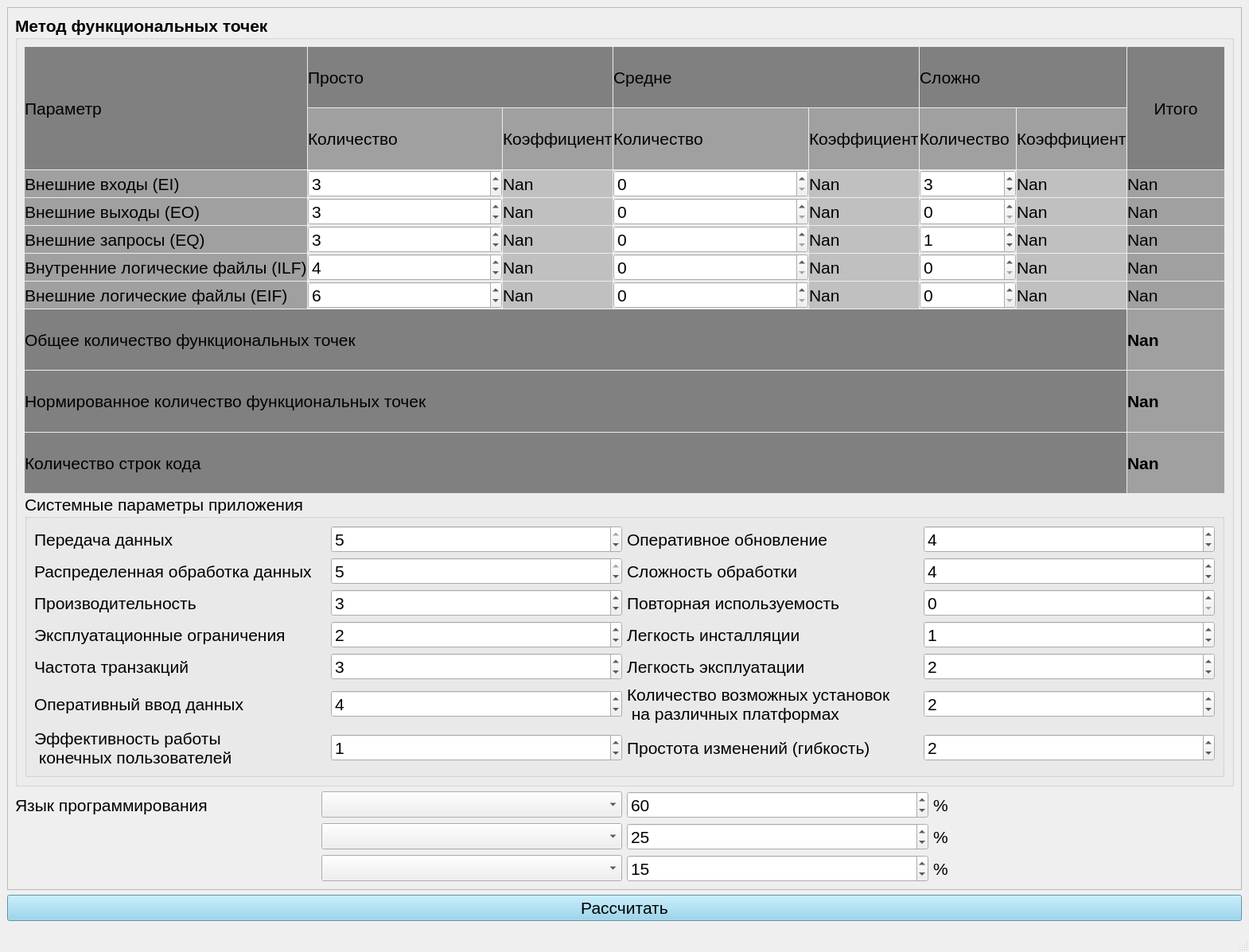
<?xml version="1.0" encoding="UTF-8"?>
<ui version="4.0">
 <class>MainWindow</class>
 <widget class="QMainWindow" name="MainWindow">
  <property name="geometry">
   <rect>
    <x>0</x>
    <y>0</y>
    <width>1570</width>
    <height>1197</height>
   </rect>
  </property>
  <property name="font">
   <font>
    <pointsize>16</pointsize>
   </font>
  </property>
  <property name="windowTitle">
   <string>MainWindow</string>
  </property>
  <widget class="QWidget" name="centralwidget">
   <layout class="QVBoxLayout" name="verticalLayout">
    <item>
     <widget class="QScrollArea" name="scrollArea">
      <property name="widgetResizable">
       <bool>true</bool>
      </property>
      <widget class="QWidget" name="scrollAreaWidgetContents">
       <property name="geometry">
        <rect>
         <x>0</x>
         <y>0</y>
         <width>1546</width>
         <height>1073</height>
        </rect>
       </property>
       <layout class="QVBoxLayout" name="verticalLayout_2">
        <item>
         <widget class="QGroupBox" name="groupBox">
          <property name="font">
           <font>
            <pointsize>16</pointsize>
            <weight>75</weight>
            <bold>true</bold>
           </font>
          </property>
          <property name="title">
           <string>Метод функциональных точек</string>
          </property>
          <layout class="QGridLayout" name="gridLayout_2">
           <property name="spacing">
            <number>1</number>
           </property>
           <item row="6" column="9">
            <widget class="QLabel" name="total_eo_label">
             <property name="font">
              <font>
               <pointsize>16</pointsize>
               <weight>50</weight>
               <bold>false</bold>
              </font>
             </property>
             <property name="styleSheet">
              <string notr="true">QLabel { background-color: #a0a0a0 }</string>
             </property>
             <property name="text">
              <string>Nan</string>
             </property>
            </widget>
           </item>
           <item row="2" column="8">
            <widget class="QLabel" name="label_10">
             <property name="font">
              <font>
               <pointsize>16</pointsize>
               <weight>50</weight>
               <bold>false</bold>
              </font>
             </property>
             <property name="styleSheet">
              <string notr="true">QLabel { background-color: #a0a0a0 }</string>
             </property>
             <property name="text">
              <string>Коэффициент</string>
             </property>
            </widget>
           </item>
           <item row="12" column="9">
            <widget class="QLabel" name="total_eq_label">
             <property name="font">
              <font>
               <pointsize>16</pointsize>
               <weight>50</weight>
               <bold>false</bold>
              </font>
             </property>
             <property name="styleSheet">
              <string notr="true">QLabel { background-color: #a0a0a0 }</string>
             </property>
             <property name="text">
              <string>Nan</string>
             </property>
            </widget>
           </item>
           <item row="2" column="6">
            <widget class="QLabel" name="label_6">
             <property name="font">
              <font>
               <pointsize>16</pointsize>
               <weight>50</weight>
               <bold>false</bold>
              </font>
             </property>
             <property name="styleSheet">
              <string notr="true">QLabel { background-color: #a0a0a0 }</string>
             </property>
             <property name="text">
              <string>Коэффициент</string>
             </property>
            </widget>
           </item>
           <item row="12" column="8">
            <widget class="QLabel" name="hard_eq_label">
             <property name="font">
              <font>
               <pointsize>16</pointsize>
               <weight>50</weight>
               <bold>false</bold>
              </font>
             </property>
             <property name="styleSheet">
              <string notr="true">QLabel { background-color: #c0c0c0 }</string>
             </property>
             <property name="text">
              <string>Nan</string>
             </property>
            </widget>
           </item>
           <item row="1" column="1" colspan="3">
            <widget class="QLabel" name="label_2">
             <property name="font">
              <font>
               <pointsize>16</pointsize>
               <weight>50</weight>
               <bold>false</bold>
              </font>
             </property>
             <property name="styleSheet">
              <string notr="true">QLabel { background-color: #808080 }</string>
             </property>
             <property name="text">
              <string>Просто</string>
             </property>
            </widget>
           </item>
           <item row="2" column="7">
            <widget class="QLabel" name="label_7">
             <property name="font">
              <font>
               <pointsize>16</pointsize>
               <weight>50</weight>
               <bold>false</bold>
              </font>
             </property>
             <property name="styleSheet">
              <string notr="true">QLabel { background-color: #a0a0a0 }</string>
             </property>
             <property name="text">
              <string>Количество</string>
             </property>
            </widget>
           </item>
           <item row="12" column="6">
            <widget class="QLabel" name="med_eq_label">
             <property name="font">
              <font>
               <pointsize>16</pointsize>
               <weight>50</weight>
               <bold>false</bold>
              </font>
             </property>
             <property name="styleSheet">
              <string notr="true">QLabel { background-color: #c0c0c0 }</string>
             </property>
             <property name="text">
              <string>Nan</string>
             </property>
            </widget>
           </item>
           <item row="13" column="7">
            <widget class="QSpinBox" name="hard_ilf_spinBox">
             <property name="font">
              <font>
               <pointsize>16</pointsize>
               <weight>50</weight>
               <bold>false</bold>
              </font>
             </property>
            </widget>
           </item>
           <item row="2" column="4" colspan="2">
            <widget class="QLabel" name="label_9">
             <property name="font">
              <font>
               <pointsize>16</pointsize>
               <weight>50</weight>
               <bold>false</bold>
              </font>
             </property>
             <property name="styleSheet">
              <string notr="true">QLabel { background-color: #a0a0a0 }</string>
             </property>
             <property name="text">
              <string>Количество</string>
             </property>
            </widget>
           </item>
           <item row="1" column="4" colspan="3">
            <widget class="QLabel" name="label_3">
             <property name="font">
              <font>
               <pointsize>16</pointsize>
               <weight>50</weight>
               <bold>false</bold>
              </font>
             </property>
             <property name="styleSheet">
              <string notr="true">QLabel { background-color: #808080 }</string>
             </property>
             <property name="text">
              <string>Средне</string>
             </property>
            </widget>
           </item>
           <item row="13" column="3">
            <widget class="QLabel" name="simple_ilf_label">
             <property name="font">
              <font>
               <pointsize>16</pointsize>
               <weight>50</weight>
               <bold>false</bold>
              </font>
             </property>
             <property name="styleSheet">
              <string notr="true">QLabel { background-color: #c0c0c0 }</string>
             </property>
             <property name="text">
              <string>Nan</string>
             </property>
            </widget>
           </item>
           <item row="6" column="1" colspan="2">
            <widget class="QSpinBox" name="simple_eo_spinBox">
             <property name="font">
              <font>
               <pointsize>16</pointsize>
               <weight>50</weight>
               <bold>false</bold>
              </font>
             </property>
             <property name="value">
              <number>3</number>
             </property>
            </widget>
           </item>
           <item row="4" column="6">
            <widget class="QLabel" name="med_ei_label">
             <property name="font">
              <font>
               <pointsize>16</pointsize>
               <weight>50</weight>
               <bold>false</bold>
              </font>
             </property>
             <property name="styleSheet">
              <string notr="true">QLabel { background-color: #c0c0c0 }</string>
             </property>
             <property name="text">
              <string>Nan</string>
             </property>
            </widget>
           </item>
           <item row="14" column="6">
            <widget class="QLabel" name="med_eif_label">
             <property name="font">
              <font>
               <pointsize>16</pointsize>
               <weight>50</weight>
               <bold>false</bold>
              </font>
             </property>
             <property name="styleSheet">
              <string notr="true">QLabel { background-color: #c0c0c0 }</string>
             </property>
             <property name="text">
              <string>Nan</string>
             </property>
            </widget>
           </item>
           <item row="4" column="0">
            <widget class="QLabel" name="label_11">
             <property name="font">
              <font>
               <pointsize>16</pointsize>
               <weight>50</weight>
               <bold>false</bold>
              </font>
             </property>
             <property name="styleSheet">
              <string notr="true">QLabel { background-color: #a0a0a0 }</string>
             </property>
             <property name="text">
              <string>Внешние входы (EI)</string>
             </property>
            </widget>
           </item>
           <item row="14" column="7">
            <widget class="QSpinBox" name="hard_eif_spinBox">
             <property name="font">
              <font>
               <pointsize>16</pointsize>
               <weight>50</weight>
               <bold>false</bold>
              </font>
             </property>
            </widget>
           </item>
           <item row="14" column="1" colspan="2">
            <widget class="QSpinBox" name="simple_eif_spinBox">
             <property name="font">
              <font>
               <pointsize>16</pointsize>
               <weight>50</weight>
               <bold>false</bold>
              </font>
             </property>
             <property name="value">
              <number>6</number>
             </property>
            </widget>
           </item>
           <item row="14" column="8">
            <widget class="QLabel" name="hard_eif_label">
             <property name="font">
              <font>
               <pointsize>16</pointsize>
               <weight>50</weight>
               <bold>false</bold>
              </font>
             </property>
             <property name="styleSheet">
              <string notr="true">QLabel { background-color: #c0c0c0 }</string>
             </property>
             <property name="text">
              <string>Nan</string>
             </property>
            </widget>
           </item>
           <item row="4" column="1" colspan="2">
            <widget class="QSpinBox" name="simple_ei_spinBox">
             <property name="font">
              <font>
               <pointsize>16</pointsize>
               <weight>50</weight>
               <bold>false</bold>
              </font>
             </property>
             <property name="styleSheet">
              <string notr="true"/>
             </property>
             <property name="maximum">
              <number>99</number>
             </property>
             <property name="value">
              <number>3</number>
             </property>
            </widget>
           </item>
           <item row="13" column="0">
            <widget class="QLabel" name="label_14">
             <property name="font">
              <font>
               <pointsize>16</pointsize>
               <weight>50</weight>
               <bold>false</bold>
              </font>
             </property>
             <property name="styleSheet">
              <string notr="true">QLabel { background-color: #a0a0a0 }</string>
             </property>
             <property name="text">
              <string>Внутренние логические файлы (ILF)</string>
             </property>
            </widget>
           </item>
           <item row="13" column="4" colspan="2">
            <widget class="QSpinBox" name="med_ilf_spinBox">
             <property name="font">
              <font>
               <pointsize>16</pointsize>
               <weight>50</weight>
               <bold>false</bold>
              </font>
             </property>
            </widget>
           </item>
           <item row="15" column="9">
            <widget class="QLabel" name="total_label">
             <property name="styleSheet">
              <string notr="true">QLabel { background-color: #a0a0a0 }</string>
             </property>
             <property name="text">
              <string>Nan</string>
             </property>
            </widget>
           </item>
           <item row="13" column="8">
            <widget class="QLabel" name="hard_ilf_label">
             <property name="font">
              <font>
               <pointsize>16</pointsize>
               <weight>50</weight>
               <bold>false</bold>
              </font>
             </property>
             <property name="styleSheet">
              <string notr="true">QLabel { background-color: #c0c0c0 }</string>
             </property>
             <property name="text">
              <string>Nan</string>
             </property>
            </widget>
           </item>
           <item row="1" column="9" rowspan="2">
            <widget class="QLabel" name="label_45">
             <property name="font">
              <font>
               <pointsize>16</pointsize>
               <weight>50</weight>
               <bold>false</bold>
              </font>
             </property>
             <property name="styleSheet">
              <string notr="true">QLabel { background-color: #808080 }</string>
             </property>
             <property name="text">
              <string>Итого</string>
             </property>
             <property name="alignment">
              <set>Qt::AlignCenter</set>
             </property>
            </widget>
           </item>
           <item row="14" column="9">
            <widget class="QLabel" name="total_eif_label">
             <property name="font">
              <font>
               <pointsize>16</pointsize>
               <weight>50</weight>
               <bold>false</bold>
              </font>
             </property>
             <property name="styleSheet">
              <string notr="true">QLabel { background-color: #a0a0a0 }</string>
             </property>
             <property name="text">
              <string>Nan</string>
             </property>
            </widget>
           </item>
           <item row="12" column="7">
            <widget class="QSpinBox" name="hard_eq_spinBox">
             <property name="font">
              <font>
               <pointsize>16</pointsize>
               <weight>50</weight>
               <bold>false</bold>
              </font>
             </property>
             <property name="value">
              <number>1</number>
             </property>
            </widget>
           </item>
           <item row="2" column="1" colspan="2">
            <widget class="QLabel" name="label_5">
             <property name="font">
              <font>
               <pointsize>16</pointsize>
               <weight>50</weight>
               <bold>false</bold>
              </font>
             </property>
             <property name="styleSheet">
              <string notr="true">QLabel { background-color: #a0a0a0 }</string>
             </property>
             <property name="text">
              <string>Количество</string>
             </property>
            </widget>
           </item>
           <item row="1" column="7" colspan="2">
            <widget class="QLabel" name="label_4">
             <property name="font">
              <font>
               <pointsize>16</pointsize>
               <weight>50</weight>
               <bold>false</bold>
              </font>
             </property>
             <property name="styleSheet">
              <string notr="true">QLabel { background-color: #808080 }</string>
             </property>
             <property name="text">
              <string>Сложно</string>
             </property>
            </widget>
           </item>
           <item row="12" column="0">
            <widget class="QLabel" name="label_13">
             <property name="font">
              <font>
               <pointsize>16</pointsize>
               <weight>50</weight>
               <bold>false</bold>
              </font>
             </property>
             <property name="styleSheet">
              <string notr="true">QLabel { background-color: #a0a0a0 }</string>
             </property>
             <property name="text">
              <string>Внешние запросы (EQ)</string>
             </property>
            </widget>
           </item>
           <item row="14" column="0">
            <widget class="QLabel" name="label_15">
             <property name="font">
              <font>
               <pointsize>16</pointsize>
               <weight>50</weight>
               <bold>false</bold>
              </font>
             </property>
             <property name="styleSheet">
              <string notr="true">QLabel { background-color: #a0a0a0 }</string>
             </property>
             <property name="text">
              <string>Внешние логические файлы (EIF)</string>
             </property>
            </widget>
           </item>
           <item row="12" column="3">
            <widget class="QLabel" name="simple_eq_label">
             <property name="font">
              <font>
               <pointsize>16</pointsize>
               <weight>50</weight>
               <bold>false</bold>
              </font>
             </property>
             <property name="styleSheet">
              <string notr="true">QLabel { background-color: #c0c0c0 }</string>
             </property>
             <property name="text">
              <string>Nan</string>
             </property>
            </widget>
           </item>
           <item row="14" column="3">
            <widget class="QLabel" name="simple_eif_label">
             <property name="font">
              <font>
               <pointsize>16</pointsize>
               <weight>50</weight>
               <bold>false</bold>
              </font>
             </property>
             <property name="styleSheet">
              <string notr="true">QLabel { background-color: #c0c0c0 }</string>
             </property>
             <property name="text">
              <string>Nan</string>
             </property>
            </widget>
           </item>
           <item row="6" column="8">
            <widget class="QLabel" name="hard_eo_label">
             <property name="font">
              <font>
               <pointsize>16</pointsize>
               <weight>50</weight>
               <bold>false</bold>
              </font>
             </property>
             <property name="styleSheet">
              <string notr="true">QLabel { background-color: #c0c0c0 }</string>
             </property>
             <property name="text">
              <string>Nan</string>
             </property>
            </widget>
           </item>
           <item row="13" column="9">
            <widget class="QLabel" name="total_ilf_label">
             <property name="font">
              <font>
               <pointsize>16</pointsize>
               <weight>50</weight>
               <bold>false</bold>
              </font>
             </property>
             <property name="styleSheet">
              <string notr="true">QLabel { background-color: #a0a0a0 }</string>
             </property>
             <property name="text">
              <string>Nan</string>
             </property>
            </widget>
           </item>
           <item row="12" column="1" colspan="2">
            <widget class="QSpinBox" name="simple_eq_spinBox">
             <property name="font">
              <font>
               <pointsize>16</pointsize>
               <weight>50</weight>
               <bold>false</bold>
              </font>
             </property>
             <property name="value">
              <number>3</number>
             </property>
            </widget>
           </item>
           <item row="4" column="9">
            <widget class="QLabel" name="total_ei_label">
             <property name="font">
              <font>
               <pointsize>16</pointsize>
               <weight>50</weight>
               <bold>false</bold>
              </font>
             </property>
             <property name="styleSheet">
              <string notr="true">QLabel { background-color: #a0a0a0 }</string>
             </property>
             <property name="text">
              <string>Nan</string>
             </property>
            </widget>
           </item>
           <item row="6" column="6">
            <widget class="QLabel" name="med_eo_label">
             <property name="font">
              <font>
               <pointsize>16</pointsize>
               <weight>50</weight>
               <bold>false</bold>
              </font>
             </property>
             <property name="styleSheet">
              <string notr="true">QLabel { background-color: #c0c0c0 }</string>
             </property>
             <property name="text">
              <string>Nan</string>
             </property>
            </widget>
           </item>
           <item row="4" column="7">
            <widget class="QSpinBox" name="hard_ei_spinBox">
             <property name="font">
              <font>
               <pointsize>16</pointsize>
               <weight>50</weight>
               <bold>false</bold>
              </font>
             </property>
             <property name="value">
              <number>3</number>
             </property>
            </widget>
           </item>
           <item row="6" column="4" colspan="2">
            <widget class="QSpinBox" name="med_eo_spinBox">
             <property name="font">
              <font>
               <pointsize>16</pointsize>
               <weight>50</weight>
               <bold>false</bold>
              </font>
             </property>
            </widget>
           </item>
           <item row="4" column="8">
            <widget class="QLabel" name="hard_ei_label">
             <property name="font">
              <font>
               <pointsize>16</pointsize>
               <weight>50</weight>
               <bold>false</bold>
              </font>
             </property>
             <property name="styleSheet">
              <string notr="true">QLabel { background-color: #c0c0c0 }</string>
             </property>
             <property name="text">
              <string>Nan</string>
             </property>
            </widget>
           </item>
           <item row="14" column="4" colspan="2">
            <widget class="QSpinBox" name="med_eif_spinBox">
             <property name="font">
              <font>
               <pointsize>16</pointsize>
               <weight>50</weight>
               <bold>false</bold>
              </font>
             </property>
            </widget>
           </item>
           <item row="4" column="3">
            <widget class="QLabel" name="simple_ei_label">
             <property name="font">
              <font>
               <pointsize>16</pointsize>
               <weight>50</weight>
               <bold>false</bold>
              </font>
             </property>
             <property name="styleSheet">
              <string notr="true">QLabel { background-color: #c0c0c0 }</string>
             </property>
             <property name="text">
              <string>Nan</string>
             </property>
            </widget>
           </item>
           <item row="4" column="4" colspan="2">
            <widget class="QSpinBox" name="med_ei_spinBox">
             <property name="font">
              <font>
               <pointsize>16</pointsize>
               <weight>50</weight>
               <bold>false</bold>
              </font>
             </property>
            </widget>
           </item>
           <item row="12" column="4" colspan="2">
            <widget class="QSpinBox" name="med_eq_spinBox">
             <property name="font">
              <font>
               <pointsize>16</pointsize>
               <weight>50</weight>
               <bold>false</bold>
              </font>
             </property>
            </widget>
           </item>
           <item row="1" column="0" rowspan="2">
            <widget class="QLabel" name="label">
             <property name="font">
              <font>
               <pointsize>16</pointsize>
               <weight>50</weight>
               <bold>false</bold>
              </font>
             </property>
             <property name="autoFillBackground">
              <bool>false</bool>
             </property>
             <property name="styleSheet">
              <string notr="true">QLabel { background-color: #808080 }</string>
             </property>
             <property name="text">
              <string>Параметр</string>
             </property>
            </widget>
           </item>
           <item row="6" column="0">
            <widget class="QLabel" name="label_12">
             <property name="font">
              <font>
               <pointsize>16</pointsize>
               <weight>50</weight>
               <bold>false</bold>
              </font>
             </property>
             <property name="styleSheet">
              <string notr="true">QLabel { background-color: #a0a0a0 }</string>
             </property>
             <property name="text">
              <string>Внешние выходы (EO)</string>
             </property>
            </widget>
           </item>
           <item row="2" column="3">
            <widget class="QLabel" name="label_8">
             <property name="font">
              <font>
               <pointsize>16</pointsize>
               <weight>50</weight>
               <bold>false</bold>
              </font>
             </property>
             <property name="styleSheet">
              <string notr="true">QLabel { background-color: #a0a0a0 }</string>
             </property>
             <property name="text">
              <string>Коэффициент</string>
             </property>
            </widget>
           </item>
           <item row="6" column="3">
            <widget class="QLabel" name="simple_eo_label">
             <property name="font">
              <font>
               <pointsize>16</pointsize>
               <weight>50</weight>
               <bold>false</bold>
              </font>
             </property>
             <property name="styleSheet">
              <string notr="true">QLabel { background-color: #c0c0c0 }</string>
             </property>
             <property name="text">
              <string>Nan</string>
             </property>
            </widget>
           </item>
           <item row="6" column="7">
            <widget class="QSpinBox" name="hard_eo_spinBox">
             <property name="font">
              <font>
               <pointsize>16</pointsize>
               <weight>50</weight>
               <bold>false</bold>
              </font>
             </property>
            </widget>
           </item>
           <item row="13" column="1" colspan="2">
            <widget class="QSpinBox" name="simple_ilf_spinBox">
             <property name="font">
              <font>
               <pointsize>16</pointsize>
               <weight>50</weight>
               <bold>false</bold>
              </font>
             </property>
             <property name="value">
              <number>4</number>
             </property>
            </widget>
           </item>
           <item row="13" column="6">
            <widget class="QLabel" name="med_ilf_label">
             <property name="font">
              <font>
               <pointsize>16</pointsize>
               <weight>50</weight>
               <bold>false</bold>
              </font>
             </property>
             <property name="styleSheet">
              <string notr="true">QLabel { background-color: #c0c0c0 }</string>
             </property>
             <property name="text">
              <string>Nan</string>
             </property>
            </widget>
           </item>
           <item row="18" column="0" colspan="10">
            <widget class="QGroupBox" name="groupBox_2">
             <property name="font">
              <font>
               <pointsize>16</pointsize>
               <weight>50</weight>
               <bold>false</bold>
              </font>
             </property>
             <property name="title">
              <string>Системные параметры приложения</string>
             </property>
             <layout class="QGridLayout" name="gridLayout">
              <item row="5" column="2">
               <widget class="QLabel" name="label_43">
                <property name="text">
                 <string>Количество возможных установок 
 на различных платформах</string>
                </property>
               </widget>
              </item>
              <item row="6" column="3">
               <widget class="QSpinBox" name="sys_14_spinBox">
                <property name="maximum">
                 <number>5</number>
                </property>
                <property name="value">
                 <number>2</number>
                </property>
               </widget>
              </item>
              <item row="1" column="1">
               <widget class="QSpinBox" name="sys_2_spinBox">
                <property name="maximum">
                 <number>5</number>
                </property>
                <property name="value">
                 <number>5</number>
                </property>
               </widget>
              </item>
              <item row="3" column="3">
               <widget class="QSpinBox" name="sys_11_spinBox">
                <property name="maximum">
                 <number>5</number>
                </property>
                <property name="value">
                 <number>1</number>
                </property>
               </widget>
              </item>
              <item row="0" column="0">
               <widget class="QLabel" name="label_31">
                <property name="text">
                 <string>Передача данных</string>
                </property>
               </widget>
              </item>
              <item row="2" column="1">
               <widget class="QSpinBox" name="sys_3_spinBox">
                <property name="maximum">
                 <number>5</number>
                </property>
                <property name="value">
                 <number>3</number>
                </property>
               </widget>
              </item>
              <item row="1" column="3">
               <widget class="QSpinBox" name="sys_9_spinBox">
                <property name="maximum">
                 <number>5</number>
                </property>
                <property name="value">
                 <number>4</number>
                </property>
               </widget>
              </item>
              <item row="0" column="1">
               <widget class="QSpinBox" name="sys_1_spinBox">
                <property name="maximum">
                 <number>5</number>
                </property>
                <property name="value">
                 <number>5</number>
                </property>
               </widget>
              </item>
              <item row="3" column="2">
               <widget class="QLabel" name="label_41">
                <property name="text">
                 <string>Легкость инсталляции</string>
                </property>
               </widget>
              </item>
              <item row="6" column="0">
               <widget class="QLabel" name="label_37">
                <property name="text">
                 <string>Эффективность работы 
 конечных пользователей</string>
                </property>
               </widget>
              </item>
              <item row="2" column="0">
               <widget class="QLabel" name="label_33">
                <property name="text">
                 <string>Производительность</string>
                </property>
               </widget>
              </item>
              <item row="4" column="3">
               <widget class="QSpinBox" name="sys_12_spinBox">
                <property name="maximum">
                 <number>5</number>
                </property>
                <property name="value">
                 <number>2</number>
                </property>
               </widget>
              </item>
              <item row="6" column="1">
               <widget class="QSpinBox" name="sys_7_spinBox">
                <property name="maximum">
                 <number>5</number>
                </property>
                <property name="value">
                 <number>1</number>
                </property>
               </widget>
              </item>
              <item row="4" column="1">
               <widget class="QSpinBox" name="sys_5_spinBox">
                <property name="maximum">
                 <number>5</number>
                </property>
                <property name="value">
                 <number>3</number>
                </property>
               </widget>
              </item>
              <item row="3" column="0">
               <widget class="QLabel" name="label_34">
                <property name="text">
                 <string>Эксплуатационные ограничения</string>
                </property>
               </widget>
              </item>
              <item row="5" column="0">
               <widget class="QLabel" name="label_36">
                <property name="text">
                 <string>Оперативный ввод данных</string>
                </property>
               </widget>
              </item>
              <item row="0" column="2">
               <widget class="QLabel" name="label_38">
                <property name="text">
                 <string>Оперативное обновление</string>
                </property>
               </widget>
              </item>
              <item row="0" column="3">
               <widget class="QSpinBox" name="sys_8_spinBox">
                <property name="maximum">
                 <number>5</number>
                </property>
                <property name="value">
                 <number>4</number>
                </property>
               </widget>
              </item>
              <item row="6" column="2">
               <widget class="QLabel" name="label_44">
                <property name="text">
                 <string>Простота изменений (гибкость)</string>
                </property>
               </widget>
              </item>
              <item row="2" column="3">
               <widget class="QSpinBox" name="sys_10_spinBox">
                <property name="maximum">
                 <number>5</number>
                </property>
               </widget>
              </item>
              <item row="5" column="1">
               <widget class="QSpinBox" name="sys_6_spinBox">
                <property name="maximum">
                 <number>5</number>
                </property>
                <property name="value">
                 <number>4</number>
                </property>
               </widget>
              </item>
              <item row="5" column="3">
               <widget class="QSpinBox" name="sys_13_spinBox">
                <property name="maximum">
                 <number>5</number>
                </property>
                <property name="value">
                 <number>2</number>
                </property>
               </widget>
              </item>
              <item row="1" column="2">
               <widget class="QLabel" name="label_39">
                <property name="text">
                 <string>Сложность обработки</string>
                </property>
               </widget>
              </item>
              <item row="4" column="2">
               <widget class="QLabel" name="label_42">
                <property name="text">
                 <string>Легкость эксплуатации</string>
                </property>
               </widget>
              </item>
              <item row="3" column="1">
               <widget class="QSpinBox" name="sys_4_spinBox">
                <property name="maximum">
                 <number>5</number>
                </property>
                <property name="value">
                 <number>2</number>
                </property>
               </widget>
              </item>
              <item row="1" column="0">
               <widget class="QLabel" name="label_32">
                <property name="text">
                 <string>Распределенная обработка данных</string>
                </property>
               </widget>
              </item>
              <item row="4" column="0">
               <widget class="QLabel" name="label_35">
                <property name="text">
                 <string>Частота транзакций</string>
                </property>
               </widget>
              </item>
              <item row="2" column="2">
               <widget class="QLabel" name="label_40">
                <property name="text">
                 <string>Повторная используемость</string>
                </property>
               </widget>
              </item>
             </layout>
            </widget>
           </item>
           <item row="15" column="0" colspan="9">
            <widget class="QLabel" name="label_46">
             <property name="font">
              <font>
               <pointsize>16</pointsize>
               <weight>50</weight>
               <bold>false</bold>
              </font>
             </property>
             <property name="styleSheet">
              <string notr="true">QLabel { background-color: #808080 }</string>
             </property>
             <property name="text">
              <string>Общее количество функциональных точек</string>
             </property>
             <property name="alignment">
              <set>Qt::AlignLeading|Qt::AlignLeft|Qt::AlignVCenter</set>
             </property>
             <property name="margin">
              <number>2</number>
             </property>
            </widget>
           </item>
           <item row="17" column="0" colspan="9">
            <widget class="QLabel" name="label_47">
             <property name="font">
              <font>
               <pointsize>16</pointsize>
               <weight>50</weight>
               <bold>false</bold>
              </font>
             </property>
             <property name="styleSheet">
              <string notr="true">QLabel { background-color: #808080 }</string>
             </property>
             <property name="text">
              <string>Количество строк кода</string>
             </property>
             <property name="alignment">
              <set>Qt::AlignLeading|Qt::AlignLeft|Qt::AlignVCenter</set>
             </property>
             <property name="margin">
              <number>2</number>
             </property>
            </widget>
           </item>
           <item row="16" column="0" colspan="9">
            <widget class="QLabel" name="label_48">
             <property name="font">
              <font>
               <pointsize>16</pointsize>
               <weight>50</weight>
               <bold>false</bold>
              </font>
             </property>
             <property name="styleSheet">
              <string notr="true">QLabel { background-color: #808080 }</string>
             </property>
             <property name="text">
              <string>Нормированное количество функциональных точек</string>
             </property>
             <property name="alignment">
              <set>Qt::AlignLeading|Qt::AlignLeft|Qt::AlignVCenter</set>
             </property>
             <property name="margin">
              <number>2</number>
             </property>
            </widget>
           </item>
           <item row="16" column="9">
            <widget class="QLabel" name="total_label_2">
             <property name="styleSheet">
              <string notr="true">QLabel { background-color: #a0a0a0 }</string>
             </property>
             <property name="text">
              <string>Nan</string>
             </property>
            </widget>
           </item>
           <item row="17" column="9">
            <widget class="QLabel" name="total_label_3">
             <property name="styleSheet">
              <string notr="true">QLabel { background-color: #a0a0a0 }</string>
             </property>
             <property name="text">
              <string>Nan</string>
             </property>
            </widget>
           </item>
          </layout>
         </widget>
        </item>
        <item>
         <layout class="QGridLayout" name="gridLayout_3">
          <item row="0" column="1">
           <widget class="QComboBox" name="first_lang_comboBox"/>
          </item>
          <item row="0" column="0">
           <widget class="QLabel" name="label_16">
            <property name="text">
             <string>Язык программирования</string>
            </property>
           </widget>
          </item>
          <item row="1" column="3">
           <widget class="QLabel" name="label_18">
            <property name="text">
             <string>%</string>
            </property>
           </widget>
          </item>
          <item row="0" column="2">
           <widget class="QSpinBox" name="first_lang_perc_spinBox">
            <property name="maximum">
             <number>100</number>
            </property>
            <property name="value">
             <number>60</number>
            </property>
           </widget>
          </item>
          <item row="0" column="3">
           <widget class="QLabel" name="label_17">
            <property name="text">
             <string>%</string>
            </property>
           </widget>
          </item>
          <item row="2" column="3">
           <widget class="QLabel" name="label_19">
            <property name="text">
             <string>%</string>
            </property>
           </widget>
          </item>
          <item row="1" column="2">
           <widget class="QSpinBox" name="second_lang_perc_spinBox">
            <property name="maximum">
             <number>100</number>
            </property>
            <property name="value">
             <number>25</number>
            </property>
           </widget>
          </item>
          <item row="2" column="2">
           <widget class="QSpinBox" name="third_lang_perc_spinBox">
            <property name="maximum">
             <number>100</number>
            </property>
            <property name="value">
             <number>15</number>
            </property>
           </widget>
          </item>
          <item row="1" column="1">
           <widget class="QComboBox" name="second_lang_comboBox"/>
          </item>
          <item row="2" column="1">
           <widget class="QComboBox" name="third_lang_comboBox"/>
          </item>
         </layout>
        </item>
       </layout>
      </widget>
     </widget>
    </item>
    <item>
     <widget class="QPushButton" name="pushButton">
      <property name="styleSheet">
       <string notr="true">QPushButton { background-color: #87ceeb }</string>
      </property>
      <property name="text">
       <string>Рассчитать</string>
      </property>
     </widget>
    </item>
   </layout>
  </widget>
  <widget class="QMenuBar" name="menubar">
   <property name="geometry">
    <rect>
     <x>0</x>
     <y>0</y>
     <width>1570</width>
     <height>26</height>
    </rect>
   </property>
  </widget>
  <widget class="QStatusBar" name="statusbar"/>
 </widget>
 <resources/>
 <connections/>
</ui>
